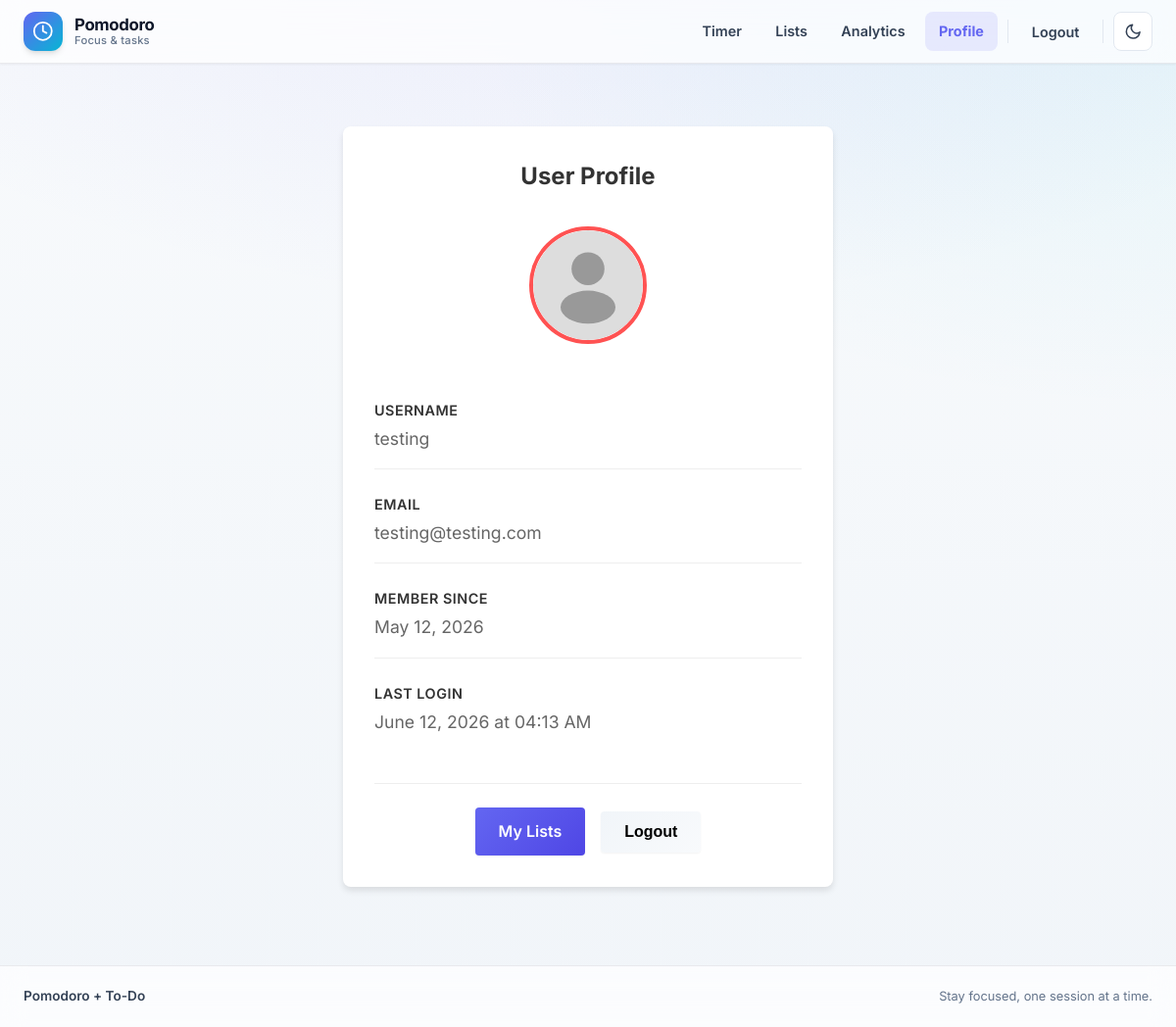
Page /auth/profile (signed in) on the committed database.
### tables this page shows
CREATE TABLE users (
    id INTEGER PRIMARY KEY AUTOINCREMENT,
    username TEXT NOT NULL UNIQUE,
    email TEXT NOT NULL UNIQUE,
    password_hash TEXT NOT NULL,
    created_at TIMESTAMP DEFAULT CURRENT_TIMESTAMP,
    last_login TIMESTAMP
);

### pomodoro/routes/auth.py (the view)
@bp.route('/profile')
@login_required
def profile():
    return render_template('auth/profile.html', user=current_user)

### pomodoro/db.py (called while the page is built)
def convert_datetime(val):
    if isinstance(val, bytes):
        val = val.decode('utf-8')
    if isinstance(val, str):
        try:
            if 'T' in val:
                return datetime.fromisoformat(val.replace('Z', '+00:00'))
            else:
                return datetime.fromisoformat(val)
        except (ValueError, AttributeError):
            return datetime.now()
    return val

def get_db():
    if 'db' not in g:
        os.makedirs(current_app.instance_path, exist_ok=True)
        g.db = sqlite3.connect(
            current_app.config['DATABASE'],
            detect_types=sqlite3.PARSE_DECLTYPES | sqlite3.PARSE_COLNAMES
        )
        g.db.row_factory = sqlite3.Row
        g.db.execute("PRAGMA busy_timeout = 30000")
        from .migrations import run_pending_migrations
        run_pending_migrations(g.db)
    return g.db

### pomodoro/migrations.py (called while the page is built, shortened)
def _ensure_migrations_table(db: sqlite3.Connection):
    db.execute("""
        CREATE TABLE IF NOT EXISTS schema_migrations (
            filename TEXT PRIMARY KEY,
            applied_at TIMESTAMP DEFAULT CURRENT_TIMESTAMP
        )
    """)
    db.commit()

def run_pending_migrations(db: sqlite3.Connection):
    _ensure_migrations_table(db)
    applied = {row[0] for row in db.execute("SELECT filename FROM schema_migrations")}
    migration_files = sorted(
        f for f in os.listdir(MIGRATIONS_DIR)
        if f.endswith('.sql') and f not in applied
    )

### pomodoro/models/user.py (called while the page is built)
    @staticmethod
    def get_by_id(user_id):
        database = db.get_db()
        user_data = database.execute(
            'SELECT * FROM users WHERE id = ?', (user_id,)
        ).fetchone()
        if user_data:
            return User(**user_data)
        return None

### pomodoro/templates/auth/profile.html (shortened to what this page needs)
{% extends "base.html" %}
{% block content %}
<div class="profile-container">
    <div class="profile-card">
        <h2 class="profile-title">User Profile</h2>
        <div class="profile-picture-section">
            <div class="profile-picture-container">
                <img id="profile-picture" src="{% if user.profile_picture %}{{ url_for('static', filename=user.profile_picture) }}{% else %}{{ url_for('static', filename='assets/default-avatar.svg') }}{% endif %}" alt="Profile Picture" class="profile-picture">
            </div>
        </div>
        <div class="profile-info">
            <div class="info-group">
                <label class="info-label">Username</label>
                <div class="info-value">{{ user.username }}</div>
            </div>
            <div class="info-group">
                <label class="info-label">Email</label>
                <div class="info-value">{{ user.email }}</div>
            </div>
            <div class="info-group">
                <label class="info-label">Member Since</label>
                <div class="info-value">{{ user.created_at.strftime('%B %d, %Y') if user.created_at else 'Unknown' }}</div>
            </div>
            {% if user.last_login %}
            <div class="info-group">
                <label class="info-label">Last Login</label>
                <div class="info-value">{{ user.last_login.strftime('%B %d, %Y at %I:%M %p') }}</div>
            </div>
            {% endif %}
        </div>
        <div class="profile-actions">
            <a href="{{ url_for('lists.index') }}" class="btn btn-primary">My Lists</a>
            <form method="POST" action="{{ url_for('auth.logout') }}" class="logout-form">
                <button type="submit" class="btn btn-secondary">Logout</button>
            </form>
        </div>
    </div>
</div>
{% endblock %}

### pomodoro/static/css/style.css (style rules this page uses)
:root { --primary-color: #6366f1; --primary-hover: #4f46e5; --primary-light: #818cf8; --secondary-color: #06b6d4; --accent-color: #f43f5e; --success-color: #059669; --warning-color: #d97706; --error-color: #dc2626; --text-primary: #0f172a; --text-secondary: #334155; --text-muted: #64748b; --bg-primary: #ffffff; --bg-secondary: #f8fafc; --bg-tertiary: #f1f5f9; --border-color: #cbd5e1; --border-light: #e2e8f0; --shadow-sm: 0 1px 2px 0 rgb(0 0 0 / 0.05); --shadow-md: 0 4px 6px -1px rgb(0 0 0 / 0.1), 0 2px 4px -2px rgb(0 0 0 / 0.1); --shadow-lg: 0 10px 15px -3px rgb(0 0 0 / 0.1), 0 4px 6px -4px rgb(0 0 0 / 0.1); --shadow-xl: 0 20px 25px -5px rgb(0 0 0 / 0.1), 0 8px 10px -6px rgb(0 0 0 / 0.1); --radius-sm: 0.375rem; --radius-md: 0.5rem; --radius-lg: 0.75rem; --radius-xl: 1rem; --focus-ring: 0 0 0 3px rgba(99, 102, 241, 0.4); }
* { margin: 0; padding: 0; box-sizing: border-box; }
body { font-family: 'Inter', -apple-system, BlinkMacSystemFont, 'Segoe UI', Roboto, 'Helvetica Neue', Arial, sans-serif; color: var(--text-primary); line-height: 1.6; min-height: 100vh; -webkit-font-smoothing: antialiased; -moz-osx-font-smoothing: grayscale; }
.btn { padding: 0.75rem 1.25rem; border: none; border-radius: var(--radius-lg); cursor: pointer; font-weight: 600; text-decoration: none; display: inline-block; transition: all 0.3s ease; font-size: 0.95rem; box-shadow: var(--shadow-sm); }
.btn-primary { background: linear-gradient(135deg, var(--primary-color) 0%, var(--primary-hover) 100%); color: white; font-weight: 600; }
.btn-secondary { background: linear-gradient(135deg, var(--bg-tertiary) 0%, var(--bg-secondary) 100%); color: var(--text-primary); border: 1px solid var(--border-color); }

### pomodoro/static/css/base-layout.css (style rules this page uses)
:root { --header-height: 4rem; --content-max-width: 1400px; --nav-blur: 12px; --surface-elevated: rgba(255, 255, 255, 0.72); --header-border: rgba(15, 23, 42, 0.08); }
.app-body { display: flex; flex-direction: column; min-height: 100vh; background: radial-gradient(ellipse 80% 50% at 50% -20%, rgba(99, 102, 241, 0.12), transparent), radial-gradient(ellipse 60% 40% at 100% 0%, rgba(6, 182, 212, 0.08), transparent), linear-gradient(180deg, var(--bg-secondary) 0%, var(--bg-tertiary) 100%); background-attachment: fixed; }
.logout-form { margin: 0; padding: 0; display: inline-flex; }

### pomodoro/templates/auth/profile.html (style rules this page uses)
.profile-container { display: flex; justify-content: center; align-items: flex-start; min-height: calc(100vh - 200px); padding: 2rem; }
.profile-card { background: white; border-radius: 8px; box-shadow: 0 4px 6px rgba(0, 0, 0, 0.1); padding: 2rem; width: 100%; max-width: 500px; }
.profile-title { text-align: center; margin-bottom: 2rem; color: #333; }
.profile-picture-section { text-align: center; margin-bottom: 2rem; }
.profile-picture-container { position: relative; display: inline-block; width: 120px; height: 120px; border-radius: 50%; overflow: hidden; border: 4px solid #ff5252; margin-bottom: 1rem; }
.profile-picture { width: 100%; height: 100%; object-fit: cover; border-radius: 50%; }
.profile-info { margin-bottom: 2rem; }
.info-group { margin-bottom: 1.5rem; padding-bottom: 1rem; border-bottom: 1px solid #eee; }
.info-group:last-child { border-bottom: none; margin-bottom: 0; }
.info-label { display: block; font-weight: 600; color: #333; margin-bottom: 0.25rem; font-size: 0.9rem; text-transform: uppercase; letter-spacing: 0.5px; }
.info-value { color: #666; font-size: 1.1rem; }
.profile-actions { display: flex; gap: 1rem; justify-content: center; align-items: center; padding-top: 1.5rem; border-top: 1px solid #eee; }
.btn { padding: 0.75rem 1.5rem; border: none; border-radius: 4px; font-size: 1rem; cursor: pointer; transition: background-color 0.3s; text-decoration: none; display: inline-block; }
.btn-primary { background-color: #ff5252; color: white; }
.btn-secondary { background-color: #3d3d3d00; color: black; }
.logout-form { margin: 0; }

### rows in the picture
users: username "testing", email "testing@testing.com", created_at "May 12, 2026", last_login "June 12, 2026 at 04:13 AM"
